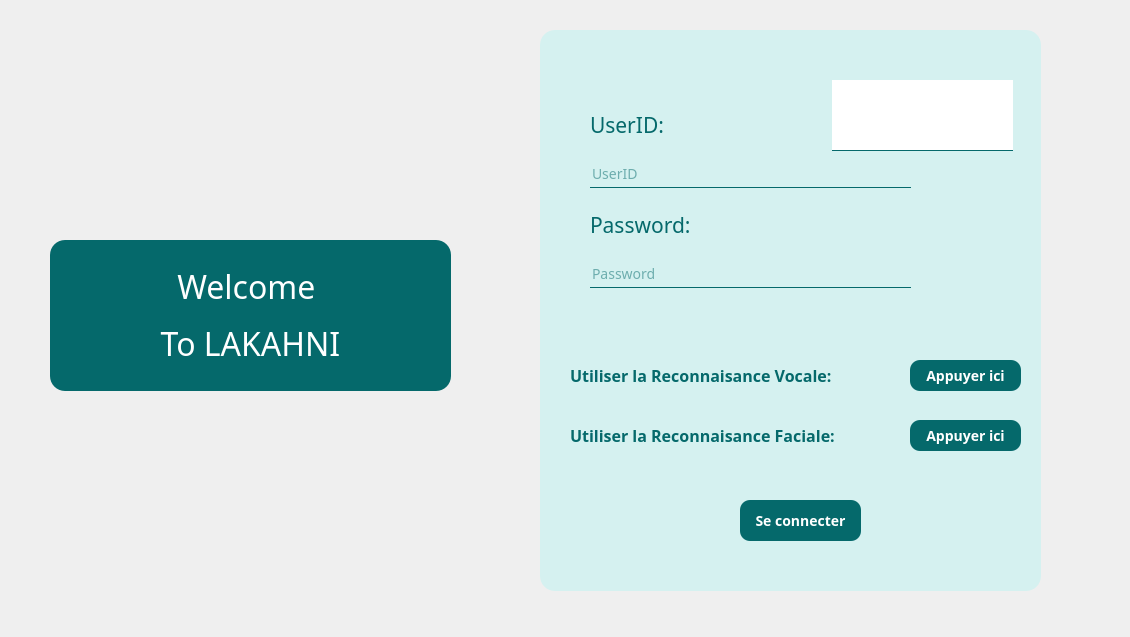
<?xml version="1.0" encoding="UTF-8"?>
<ui version="4.0">
 <class>log</class>
 <widget class="QDialog" name="log">
  <property name="geometry">
   <rect>
    <x>0</x>
    <y>0</y>
    <width>1130</width>
    <height>637</height>
   </rect>
  </property>
  <property name="windowTitle">
   <string>Dialog</string>
  </property>
  <property name="styleSheet">
   <string notr="true">background-image: url(:/new/prefix1/rtu.png);</string>
  </property>
  <widget class="QFrame" name="frame">
   <property name="geometry">
    <rect>
     <x>540</x>
     <y>30</y>
     <width>501</width>
     <height>561</height>
    </rect>
   </property>
   <property name="font">
    <font>
     <family>century gothic</family>
     <pointsize>-1</pointsize>
    </font>
   </property>
   <property name="styleSheet">
    <string notr="true">* {
    font-family: century gothic;
    font-size: 14px;
}

QFrame {
    background: #d5f1f0;
    border-radius: 15px;
}


QPushButton {
    background: #05696b;
    border-radius: 10px;
    color: white;
}

QLabel {
    color: #05696b;
}

QPushButton:hover {
    color: #034f50;
    border-radius: 15px;
    background: #a8e6e3;
}

QLineEdit {
    background: transparent;
    border: none;
    color: #05696b;
    border-bottom: 1px solid #05696b;
}
</string>
   </property>
   <property name="frameShape">
    <enum>QFrame::Shape::StyledPanel</enum>
   </property>
   <property name="frameShadow">
    <enum>QFrame::Shadow::Raised</enum>
   </property>
   <widget class="QLabel" name="label">
    <property name="geometry">
     <rect>
      <x>50</x>
      <y>80</y>
      <width>91</width>
      <height>31</height>
     </rect>
    </property>
    <property name="font">
     <font>
      <family>century gothic</family>
      <pointsize>-1</pointsize>
      <bold>false</bold>
     </font>
    </property>
    <property name="text">
     <string>&lt;html&gt;&lt;head/&gt;&lt;body&gt;&lt;p&gt;&lt;span style=&quot; font-size:16pt;&quot;&gt;UserID:&lt;/span&gt;&lt;/p&gt;&lt;/body&gt;&lt;/html&gt;</string>
    </property>
   </widget>
   <widget class="QLabel" name="label_2">
    <property name="geometry">
     <rect>
      <x>50</x>
      <y>180</y>
      <width>131</width>
      <height>31</height>
     </rect>
    </property>
    <property name="text">
     <string>&lt;html&gt;&lt;head/&gt;&lt;body&gt;&lt;p&gt;&lt;span style=&quot; font-size:16pt;&quot;&gt;Password:&lt;/span&gt;&lt;/p&gt;&lt;/body&gt;&lt;/html&gt;</string>
    </property>
   </widget>
   <widget class="QLabel" name="label_3">
    <property name="geometry">
     <rect>
      <x>30</x>
      <y>390</y>
      <width>331</width>
      <height>31</height>
     </rect>
    </property>
    <property name="font">
     <font>
      <family>century gothic</family>
      <pointsize>-1</pointsize>
      <bold>true</bold>
     </font>
    </property>
    <property name="text">
     <string>&lt;html&gt;&lt;head/&gt;&lt;body&gt;&lt;p&gt;&lt;span style=&quot; font-size:12pt;&quot;&gt;Utiliser la Reconnaisance Faciale:&lt;/span&gt;&lt;/p&gt;&lt;/body&gt;&lt;/html&gt;</string>
    </property>
   </widget>
   <widget class="QLineEdit" name="user">
    <property name="geometry">
     <rect>
      <x>50</x>
      <y>130</y>
      <width>321</width>
      <height>28</height>
     </rect>
    </property>
    <property name="inputMask">
     <string/>
    </property>
    <property name="text">
     <string/>
    </property>
    <property name="maxLength">
     <number>32767</number>
    </property>
    <property name="placeholderText">
     <string>UserID</string>
    </property>
   </widget>
   <widget class="QLineEdit" name="pswd">
    <property name="geometry">
     <rect>
      <x>50</x>
      <y>230</y>
      <width>321</width>
      <height>28</height>
     </rect>
    </property>
    <property name="inputMask">
     <string/>
    </property>
    <property name="text">
     <string/>
    </property>
    <property name="frame">
     <bool>true</bool>
    </property>
    <property name="echoMode">
     <enum>QLineEdit::EchoMode::Password</enum>
    </property>
    <property name="placeholderText">
     <string>Password</string>
    </property>
   </widget>
   <widget class="QPushButton" name="connect">
    <property name="geometry">
     <rect>
      <x>200</x>
      <y>470</y>
      <width>121</width>
      <height>41</height>
     </rect>
    </property>
    <property name="font">
     <font>
      <family>century gothic</family>
      <pointsize>-1</pointsize>
      <bold>true</bold>
     </font>
    </property>
    <property name="text">
     <string>Se connecter</string>
    </property>
    <property name="checkable">
     <bool>false</bool>
    </property>
   </widget>
   <widget class="QPushButton" name="recov">
    <property name="geometry">
     <rect>
      <x>370</x>
      <y>330</y>
      <width>111</width>
      <height>31</height>
     </rect>
    </property>
    <property name="font">
     <font>
      <family>century gothic</family>
      <pointsize>-1</pointsize>
      <bold>true</bold>
     </font>
    </property>
    <property name="text">
     <string>Appuyer ici</string>
    </property>
   </widget>
   <widget class="QLabel" name="label_4">
    <property name="geometry">
     <rect>
      <x>160</x>
      <y>-50</y>
      <width>171</width>
      <height>181</height>
     </rect>
    </property>
    <property name="text">
     <string/>
    </property>
    <property name="pixmap">
     <pixmap resource="user.qrc">:/new/prefix1/Design_sans_titre__13_-removebg-preview.png</pixmap>
    </property>
    <property name="scaledContents">
     <bool>true</bool>
    </property>
   </widget>
   <widget class="QLabel" name="label_5">
    <property name="geometry">
     <rect>
      <x>30</x>
      <y>330</y>
      <width>331</width>
      <height>31</height>
     </rect>
    </property>
    <property name="font">
     <font>
      <family>century gothic</family>
      <pointsize>-1</pointsize>
      <bold>true</bold>
     </font>
    </property>
    <property name="text">
     <string>&lt;html&gt;&lt;head/&gt;&lt;body&gt;&lt;p&gt;&lt;span style=&quot; font-size:12pt;&quot;&gt;Utiliser la Reconnaisance Vocale:&lt;/span&gt;&lt;/p&gt;&lt;/body&gt;&lt;/html&gt;</string>
    </property>
   </widget>
   <widget class="QPushButton" name="recof">
    <property name="geometry">
     <rect>
      <x>370</x>
      <y>390</y>
      <width>111</width>
      <height>31</height>
     </rect>
    </property>
    <property name="font">
     <font>
      <family>century gothic</family>
      <pointsize>-1</pointsize>
      <bold>true</bold>
     </font>
    </property>
    <property name="text">
     <string>Appuyer ici</string>
    </property>
   </widget>
   <widget class="QLineEdit" name="speechOutput">
    <property name="geometry">
     <rect>
      <x>292</x>
      <y>50</y>
      <width>181</width>
      <height>71</height>
     </rect>
    </property>
    <property name="styleSheet">
     <string notr="true">background-color: rgb(255, 255, 255);</string>
    </property>
   </widget>
  </widget>
  <widget class="QLabel" name="label_8">
   <property name="geometry">
    <rect>
     <x>0</x>
     <y>0</y>
     <width>161</width>
     <height>161</height>
    </rect>
   </property>
   <property name="text">
    <string/>
   </property>
   <property name="pixmap">
    <pixmap>:/Downloads/Vaxhaven__6_-removebg-preview.png</pixmap>
   </property>
   <property name="scaledContents">
    <bool>true</bool>
   </property>
  </widget>
  <widget class="QLabel" name="label_6">
   <property name="geometry">
    <rect>
     <x>50</x>
     <y>240</y>
     <width>401</width>
     <height>151</height>
    </rect>
   </property>
   <property name="font">
    <font>
     <family>century gothic</family>
     <bold>false</bold>
    </font>
   </property>
   <property name="styleSheet">
    <string notr="true">color: rgb(255, 255, 255);
border-radius: 15px;
background: #05696b;</string>
   </property>
   <property name="text">
    <string>&lt;html&gt;&lt;head/&gt;&lt;body&gt;&lt;p align=&quot;center&quot;&gt;&lt;span style=&quot; font-size:24pt;&quot;&gt;Welcome &lt;/span&gt;&lt;/p&gt;&lt;p align=&quot;center&quot;&gt;&lt;span style=&quot; font-size:24pt;&quot;&gt;To LAKAHNI&lt;/span&gt;&lt;/p&gt;&lt;/body&gt;&lt;/html&gt;</string>
   </property>
  </widget>
 </widget>
 <resources>
  <include location="user.qrc"/>
 </resources>
 <connections/>
</ui>
